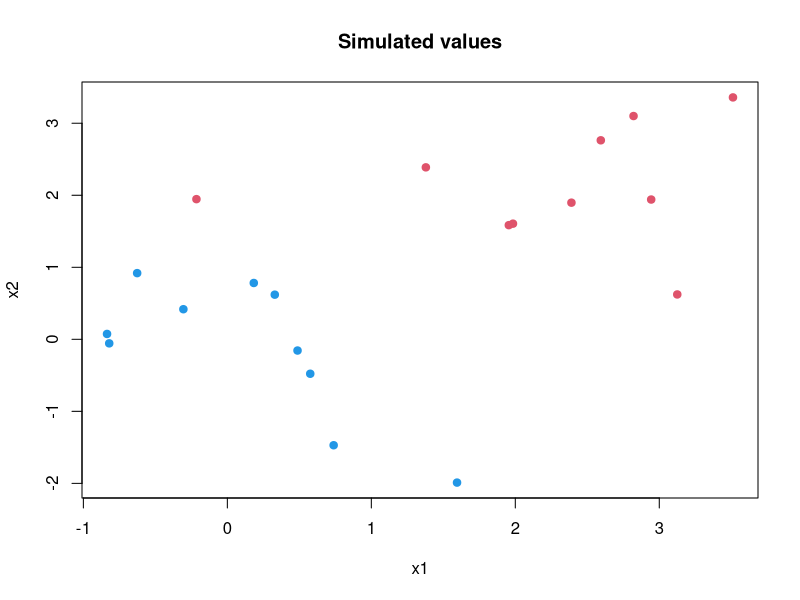
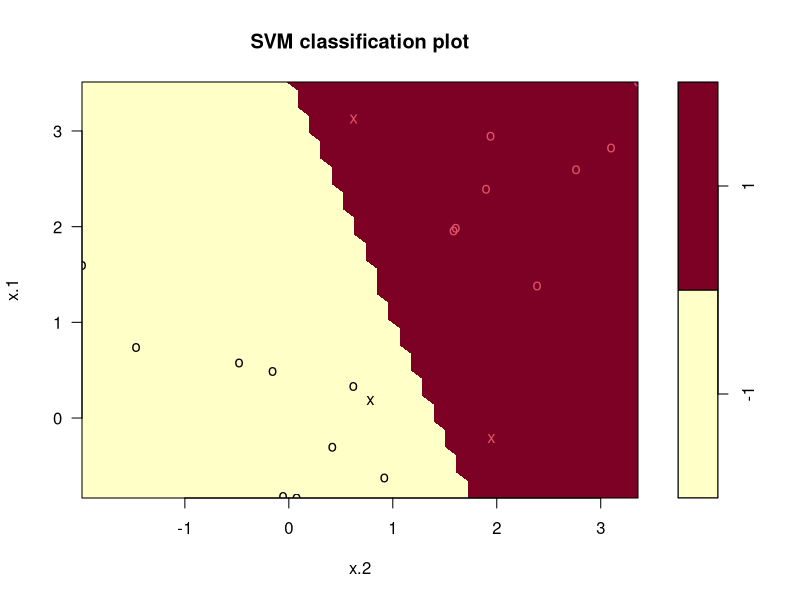
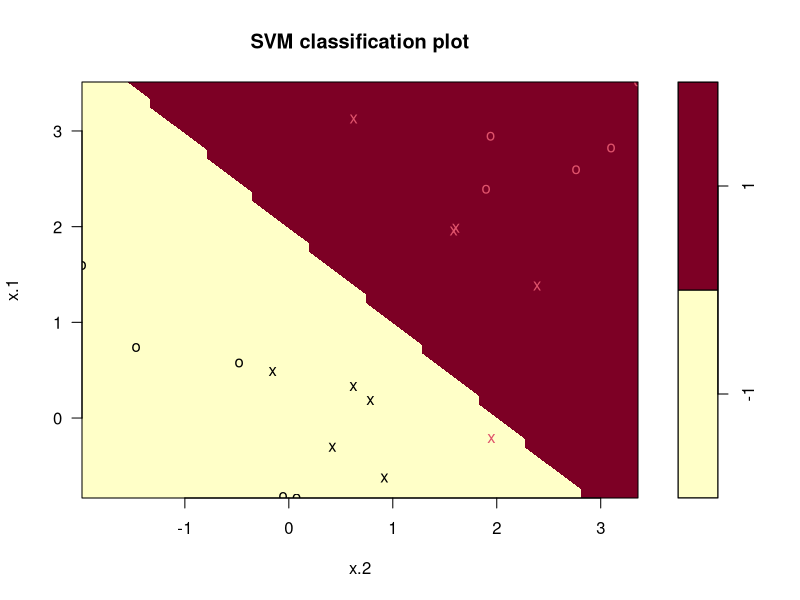
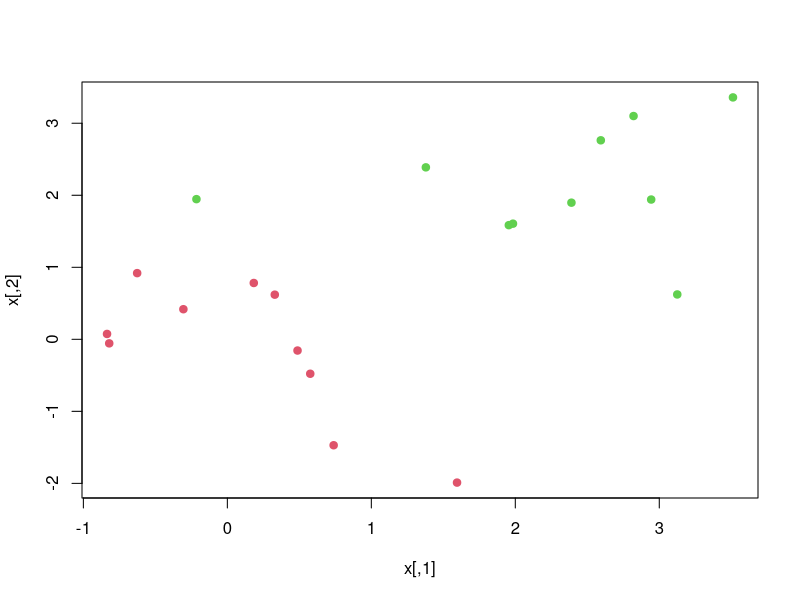
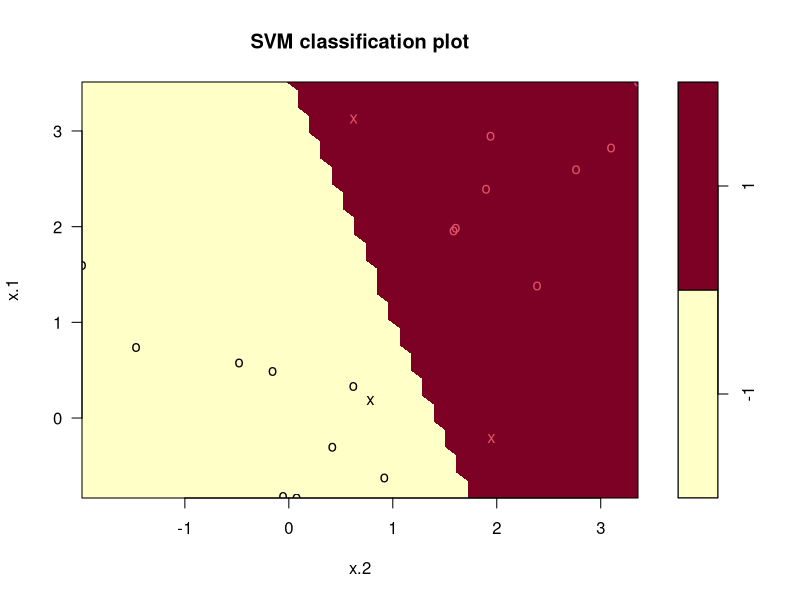
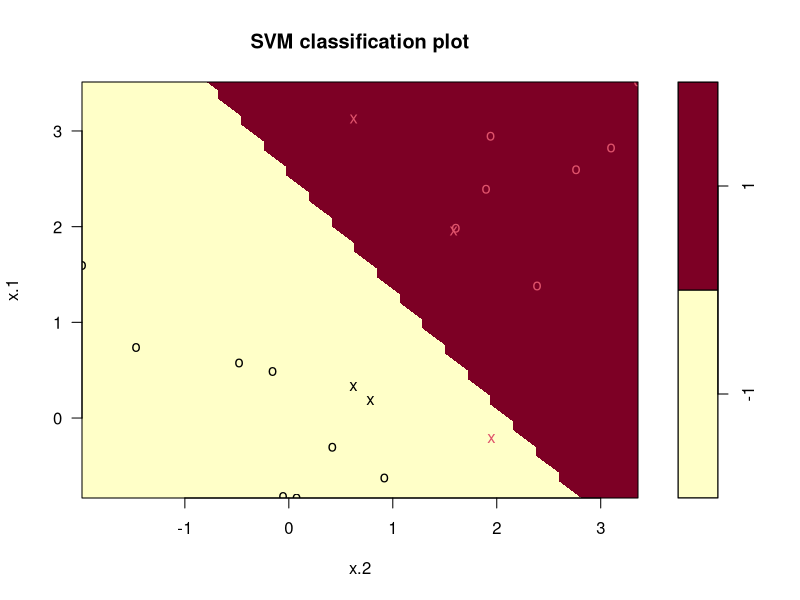

These figures' R source, in order:
## ---- chunk 1
set.seed(1)
x <- matrix(rnorm(20 * 2), ncol = 2)
y <- c(rep(-1, 10), rep(1, 10))
x[y == 1, ] <- x[y == 1, ] + 2
plot(x, col = (3 - y), pch=19, 
     main="Simulated values",
     xlab="x1", ylab="x2")
## ---- chunk 2
dat <- data.frame(x = x, y = as.factor(y))
library(e1071)
svmfit <- svm(y ~ ., data = dat, kernel = "linear", 
    cost = 10, scale = FALSE)

svmfit
## ---- chunk 3
plot(svmfit, dat)
## ---- chunk 4
svmfit$index
## ---- chunk 5
summary(svmfit)
## ---- chunk 6
svmfit <- svm(y ~ ., data = dat, kernel = "linear", 
    cost = 0.1, scale = FALSE)
plot(svmfit, dat)
svmfit$index
## ---- chunk 7
set.seed(1)
tune.out <- tune(svm, y ~ ., data = dat, kernel = "linear", 
    ranges = list(cost = c(0.001, 0.01, 0.1, 1, 5, 10, 100)))
## ---- chunk 8
summary(tune.out)
## ---- chunk 9
bestmod <- tune.out$best.model
summary(bestmod)
## ---- chunk 10
set.seed(300)
xtest <- matrix(rnorm(20 * 2), ncol = 2)
ytest <- sample(c(-1, 1), 20, rep = TRUE)
xtest[ytest == 1, ] <- xtest[ytest == 1, ] + 1
testdat <- data.frame(x = xtest, y = as.factor(ytest))
## ---- chunk 11
ypred <- predict(bestmod, testdat)
table(predict = ypred, truth = testdat$y)
## ---- chunk 12
svmfit <- svm(y ~ ., data = dat, kernel = "linear", 
    cost = .01, scale = FALSE)
ypred <- predict(svmfit, testdat)
table(predict = ypred, truth = testdat$y)
## ---- chunk 13
plot(x, col = (y + 5) / 2, pch = 19)
## ---- chunk 14
dat <- data.frame(x = x, y = as.factor(y))
svmfit <- svm(y ~ ., data = dat, kernel = "linear", 
    cost = 1e5)
summary(svmfit)
plot(svmfit, dat)
## ---- chunk 15
svmfit <- svm(y ~ ., data = dat, kernel = "linear", cost = 1)
summary(svmfit)
plot(svmfit, dat)
